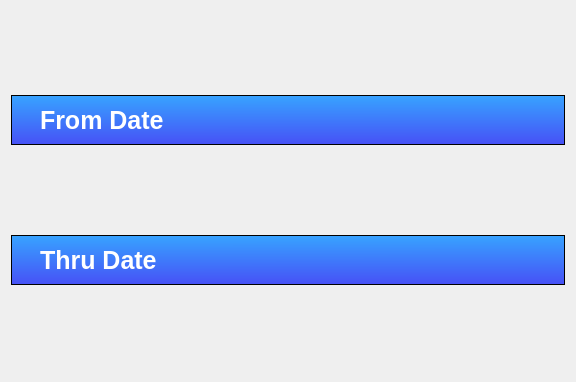
                       <widget class="QWidget" name="scrollAreaWidgetContents_2">
                        <property name="geometry">
                         <rect>
                          <x>0</x>
                          <y>0</y>
                          <width>576</width>
                          <height>382</height>
                         </rect>
                        </property>
                        <layout class="QVBoxLayout" name="verticalLayout_8">
                         <item>
                          <widget class="QFrame" name="frame_13">
                           <property name="maximumSize">
                            <size>
                             <width>16777215</width>
                             <height>50</height>
                            </size>
                           </property>
                           <property name="styleSheet">
                            <string notr="true">background-color: qlineargradient(spread:pad, x1:0.488, y1:0, x2:0.497537, y2:1, stop:0 rgba(55, 164, 255, 255), stop:1 rgba(71, 80, 246, 255));
color: rgb(0, 0, 0);</string>
                           </property>
                           <property name="frameShape">
                            <enum>QFrame::StyledPanel</enum>
                           </property>
                           <property name="frameShadow">
                            <enum>QFrame::Raised</enum>
                           </property>
                           <layout class="QHBoxLayout" name="horizontalLayout_5">
                            <item>
                             <widget class="QCheckBox" name="checkBox">
                              <property name="font">
                               <font>
                                <pointsize>19</pointsize>
                                <weight>75</weight>
                                <bold>true</bold>
                               </font>
                              </property>
                              <property name="styleSheet">
                               <string notr="true">background:transparent;
color: rgb(255, 255, 255);</string>
                              </property>
                              <property name="text">
                               <string>From Date</string>
                              </property>
                             </widget>
                            </item>
                           </layout>
                          </widget>
                         </item>
                         <item>
                          <widget class="QFrame" name="frame_14">
                           <property name="maximumSize">
                            <size>
                             <width>16777215</width>
                             <height>50</height>
                            </size>
                           </property>
                           <property name="styleSheet">
                            <string notr="true">background-color: qlineargradient(spread:pad, x1:0.488, y1:0, x2:0.497537, y2:1, stop:0 rgba(55, 164, 255, 255), stop:1 rgba(71, 80, 246, 255));
color: rgb(0, 0, 0);</string>
                           </property>
                           <property name="frameShape">
                            <enum>QFrame::StyledPanel</enum>
                           </property>
                           <property name="frameShadow">
                            <enum>QFrame::Raised</enum>
                           </property>
                           <layout class="QHBoxLayout" name="horizontalLayout_6">
                            <item>
                             <widget class="QCheckBox" name="checkBox_2">
                              <property name="font">
                               <font>
                                <pointsize>19</pointsize>
                                <weight>75</weight>
                                <bold>true</bold>
                               </font>
                              </property>
                              <property name="styleSheet">
                               <string notr="true">background:transparent;
color: rgb(255, 255, 255);</string>
                              </property>
                              <property name="text">
                               <string>Thru Date</string>
                              </property>
                             </widget>
                            </item>
                           </layout>
                          </widget>
                         </item>
                        </layout>
                       </widget>
